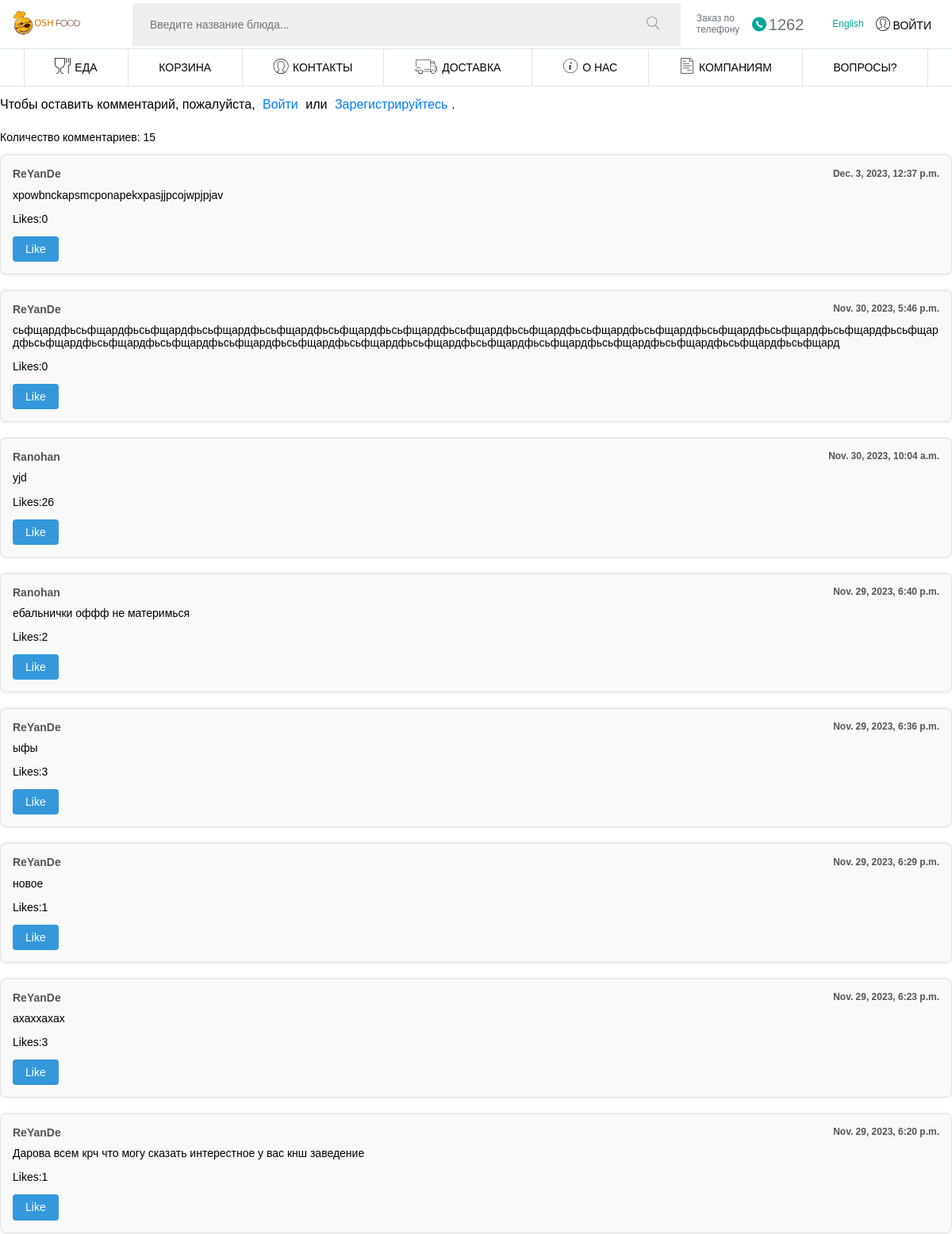
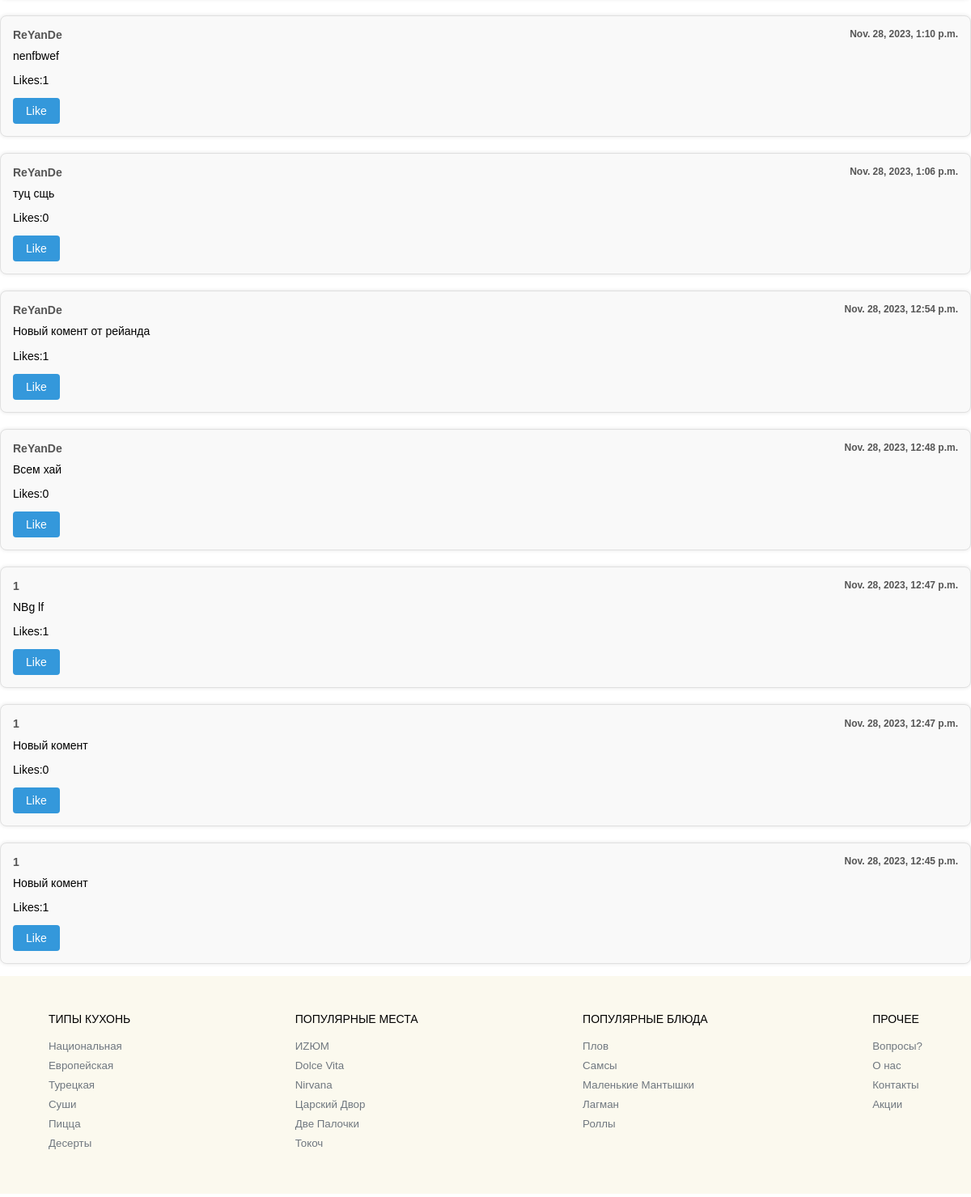
Page /chat/ on the committed database (2 pictures, top to bottom).
### mainPage/models.py (models this page shows, shortened)
class Comments(models.Model):
    user = models.ForeignKey(User, on_delete=models.CASCADE)
    text = models.TextField(max_length=500)
    created_at = models.DateTimeField(auto_now_add=True)
    likes = models.PositiveIntegerField(default=0)
    class Meta:
        verbose_name = "Коменты"
        verbose_name_plural = 'Коменты'

### mainPage/views.py (the view)
# urls.py: path('chat/', chatView, name='chat'),
def chatView(request):
    comment_count = Comments.objects.count()
    sort_option = request.GET.get('sort_option', 'newest')
    if sort_option == 'newest':
        comments = Comments.objects.all().order_by('-created_at')
    elif sort_option == 'oldest':
        comments = Comments.objects.all().order_by('created_at')
    elif sort_option == 'like':
        comments = Comments.objects.all().order_by('-likes')
    else:
        comments = []
    if request.method == 'POST':
        form = CommentForm(request.POST)
        if form.is_valid():
            new_comment = form.save(commit=False)
            new_comment.user = request.user
            new_comment.save()
            return redirect('mainPage:chat')
    else:
        form = CommentForm()
    context = {
        'user': request.user,
        'comment_form': form,
        'comment_count': comment_count,
        'comments': comments,
        'sort_option': sort_option,
    }
    return render(request, 'mainPage/chat.html', context)

### mainPage/forms.py
class CommentForm(forms.ModelForm):
    text = forms.CharField(
        widget=forms.Textarea(attrs={'class': 'inp'}),
        max_length=500
    )
    class Meta:
        model = Comments
        fields = ['text']

### mainPage/templates/mainPage/chat.html (shortened to what this page needs)
{% extends 'mainPage/base.html' %}
{% load static %}
{% block content %}
{% if user.is_authenticated %}
<form class="comment-form" action="{% url 'mainPage:chat' %}" method="post">
    {% csrf_token %}
    <h1>Отправить сообщение</h1>
    {{ comment_form.text }}
    <button type="submit">Отправить</button>
</form>
<form action="{% url 'mainPage:chat' %}" method="get">
     <label for="sort-select">Сортировать по:</label>
     <select id="sort-select" name="sort_option" onchange="this.form.submit()">
        <option value="newest" {% if sort_option == 'newest' %} selected {% endif %}>Новые</option>
        <option value="oldest" {% if sort_option == 'oldest' %} selected {% endif %}>Старые</option>
        <option value="like"{% if sort_option == 'like' %} selected {% endif %}>По лайкам</option>
    </select>
</form>
{% else %}
    <p class="auth-message">Чтобы оставить комментарий, пожалуйста, <a class="auth-link" href="{% url 'loginPage:loginView' %}">Войти</a> или <a class="auth-link" href="{% url 'loginPage:registerUser' %}">Зарегистрируйтесь</a>.</p>
{% endif %}
<div id="comments-container">
    <p>Количество комментариев: {{ comment_count }}</p>
    {% for comment in comments %}
        <div class="comment">
            <div class="comment-info">
                <span>{{ comment.user.username }}</span>
                <span class="comment-time">{{ comment.created_at }}</span>
            </div>
            <p class="comment-text">{{ comment.text }}</p>
            <p>Likes:{{comment.likes}}</p>
            {% if user.is_authenticated %}
                <a href="{% url 'mainPage:like_comment' comment_id=comment.id %}?action=like" class="like-button">Like</a>
            {% else %}
                <a href="{% url 'loginPage:loginView' %}" class="like-button"> Like</a>
            {% endif %}
        </div>
    {% endfor %}
</div>
{% endblock %}

### mainPage/templates/mainPage/chat.html (style rules this page uses)
.like-button { display: inline-block; padding: 8px 16px; background-color: #3498db; color: #fff; text-decoration: none; border-radius: 4px; transition: background-color 0.3s ease, transform 0.2s ease; }
.auth-message { margin-bottom: 10px; font-size: 16px; }
.auth-link { text-decoration: none; color: #007bff; margin-left: 5px; margin-right: 5px; }
.comment { margin-bottom: 20px; border: 1px solid #e0e0e0; border-radius: 8px; padding: 15px; background-color: #f9f9f9; box-shadow: 0 0 5px rgba(0, 0, 0, 0.1); }
.comment-info { display: flex; justify-content: space-between; align-items: center; font-weight: bold; margin-bottom: 10px; }
.comment-info span { color: #555; }
.comment-text { margin: 0; word-wrap: break-word; }
.comment-time { font-size: 12px; }

### rows in the picture
Comments: user.username "ReYanDe", created_at "Dec. 3, 2023, 12:37 p.m.", text "xpowbnckapsmcponapekxpasjjpcojwpjpjav", likes "0"
Comments: user.username "ReYanDe", created_at "Nov. 30, 2023, 5:46 p.m.", text "сьфщардфьсьфщардфьсьфщардфьсьфщардфьсьфщардфьсьфщардфьсьфщардфьсьфщардфьсьфщардфьсьфщардфьсьфщардфьсьфщардфьсьфщардфьсьфщардфьсьфщардфьсьфщардфьсьфщардфьсьфщардфьсьфщардфьсьфщардфьсьфщардфьсьфщардфьсьфщардфьсьфщардфьсьфщардфьсьфщардфьсьфщардфьсьфщард", likes "0"
Comments: user.username "Ranohan", created_at "Nov. 30, 2023, 10:04 a.m.", text "yjd", likes "26"
Comments: user.username "Ranohan", created_at "Nov. 29, 2023, 6:40 p.m.", text "ебальнички оффф не материмься", likes "2"
Comments: user.username "ReYanDe", created_at "Nov. 29, 2023, 6:36 p.m.", text "ыфы", likes "3"
Comments: user.username "ReYanDe", created_at "Nov. 29, 2023, 6:29 p.m.", text "новое", likes "1"
Comments: user.username "ReYanDe", created_at "Nov. 29, 2023, 6:23 p.m.", text "ахаххахах", likes "3"
Comments: user.username "ReYanDe", created_at "Nov. 29, 2023, 6:20 p.m.", text "Дарова всем крч что могу сказать интерестное у вас кнш заведение", likes "1"
Comments: user.username "ReYanDe", created_at "Nov. 28, 2023, 1:10 p.m.", text "nenfbwef", likes "1"
Comments: user.username "ReYanDe", created_at "Nov. 28, 2023, 1:06 p.m.", text "туц сщь", likes "0"
Comments: user.username "ReYanDe", created_at "Nov. 28, 2023, 12:54 p.m.", text "Новый комент от рейанда", likes "1"
Comments: user.username "ReYanDe", created_at "Nov. 28, 2023, 12:48 p.m.", text "Всем хай", likes "0"
Comments: user.username "1", created_at "Nov. 28, 2023, 12:47 p.m.", text "NBg lf", likes "1"
Comments: user.username "1", created_at "Nov. 28, 2023, 12:47 p.m.", text "Новый комент", likes "0"
Comments: user.username "1", created_at "Nov. 28, 2023, 12:45 p.m.", text "Новый комент", likes "1"

### other values in the picture
{{ comment_count }} "15"
